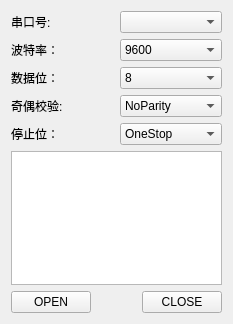
          <widget class="QWidget" name="page_3">
           <property name="geometry">
            <rect>
             <x>0</x>
             <y>0</y>
             <width>233</width>
             <height>324</height>
            </rect>
           </property>
           <attribute name="label">
            <string>SetSerial</string>
           </attribute>
           <layout class="QHBoxLayout" name="horizontalLayout_14">
            <item>
             <layout class="QVBoxLayout" name="verticalLayout_8">
              <item>
               <layout class="QHBoxLayout" name="horizontalLayout_8">
                <item>
                 <widget class="QLabel" name="label_3">
                  <property name="text">
                   <string>串口号:</string>
                  </property>
                 </widget>
                </item>
                <item>
                 <widget class="QComboBox" name="serial_port">
                  <property name="sizePolicy">
                   <sizepolicy hsizetype="Minimum" vsizetype="Minimum">
                    <horstretch>0</horstretch>
                    <verstretch>0</verstretch>
                   </sizepolicy>
                  </property>
                  <property name="currentIndex">
                   <number>-1</number>
                  </property>
                 </widget>
                </item>
               </layout>
              </item>
              <item>
               <layout class="QHBoxLayout" name="horizontalLayout_9">
                <item>
                 <widget class="QLabel" name="label_4">
                  <property name="text">
                   <string>波特率：</string>
                  </property>
                 </widget>
                </item>
                <item>
                 <widget class="QComboBox" name="serial_bund">
                  <property name="sizePolicy">
                   <sizepolicy hsizetype="Preferred" vsizetype="Preferred">
                    <horstretch>0</horstretch>
                    <verstretch>0</verstretch>
                   </sizepolicy>
                  </property>
                  <item>
                   <property name="text">
                    <string>9600</string>
                   </property>
                  </item>
                  <item>
                   <property name="text">
                    <string>115200</string>
                   </property>
                  </item>
                 </widget>
                </item>
               </layout>
              </item>
              <item>
               <layout class="QHBoxLayout" name="horizontalLayout_10">
                <item>
                 <widget class="QLabel" name="label_5">
                  <property name="text">
                   <string>数据位：</string>
                  </property>
                 </widget>
                </item>
                <item>
                 <widget class="QComboBox" name="serial_data">
                  <property name="sizePolicy">
                   <sizepolicy hsizetype="Preferred" vsizetype="Minimum">
                    <horstretch>0</horstretch>
                    <verstretch>0</verstretch>
                   </sizepolicy>
                  </property>
                  <property name="currentIndex">
                   <number>3</number>
                  </property>
                  <item>
                   <property name="text">
                    <string>5</string>
                   </property>
                  </item>
                  <item>
                   <property name="text">
                    <string>6</string>
                   </property>
                  </item>
                  <item>
                   <property name="text">
                    <string>7</string>
                   </property>
                  </item>
                  <item>
                   <property name="text">
                    <string>8</string>
                   </property>
                  </item>
                 </widget>
                </item>
               </layout>
              </item>
              <item>
               <layout class="QHBoxLayout" name="horizontalLayout_11">
                <item>
                 <widget class="QLabel" name="label_6">
                  <property name="text">
                   <string>奇偶校验:</string>
                  </property>
                 </widget>
                </item>
                <item>
                 <widget class="QComboBox" name="serial_parity">
                  <property name="sizePolicy">
                   <sizepolicy hsizetype="Preferred" vsizetype="Minimum">
                    <horstretch>0</horstretch>
                    <verstretch>0</verstretch>
                   </sizepolicy>
                  </property>
                  <item>
                   <property name="text">
                    <string>NoParity</string>
                   </property>
                  </item>
                 </widget>
                </item>
               </layout>
              </item>
              <item>
               <layout class="QHBoxLayout" name="horizontalLayout_12">
                <item>
                 <widget class="QLabel" name="label_10">
                  <property name="text">
                   <string>停止位：</string>
                  </property>
                 </widget>
                </item>
                <item>
                 <widget class="QComboBox" name="serial_stopbit">
                  <property name="sizePolicy">
                   <sizepolicy hsizetype="Preferred" vsizetype="Minimum">
                    <horstretch>0</horstretch>
                    <verstretch>0</verstretch>
                   </sizepolicy>
                  </property>
                  <item>
                   <property name="text">
                    <string>OneStop</string>
                   </property>
                  </item>
                  <item>
                   <property name="text">
                    <string>TwoStop</string>
                   </property>
                  </item>
                 </widget>
                </item>
               </layout>
              </item>
              <item>
               <widget class="QTextBrowser" name="serialInformation"/>
              </item>
              <item>
               <layout class="QHBoxLayout" name="horizontalLayout_13">
                <item>
                 <widget class="QPushButton" name="serial_open">
                  <property name="text">
                   <string>OPEN</string>
                  </property>
                 </widget>
                </item>
                <item>
                 <spacer name="horizontalSpacer_7">
                  <property name="orientation">
                   <enum>Qt::Horizontal</enum>
                  </property>
                  <property name="sizeHint" stdset="0">
                   <size>
                    <width>40</width>
                    <height>20</height>
                   </size>
                  </property>
                 </spacer>
                </item>
                <item>
                 <widget class="QPushButton" name="serial_close">
                  <property name="text">
                   <string>CLOSE</string>
                  </property>
                 </widget>
                </item>
               </layout>
              </item>
             </layout>
            </item>
           </layout>
          </widget>
